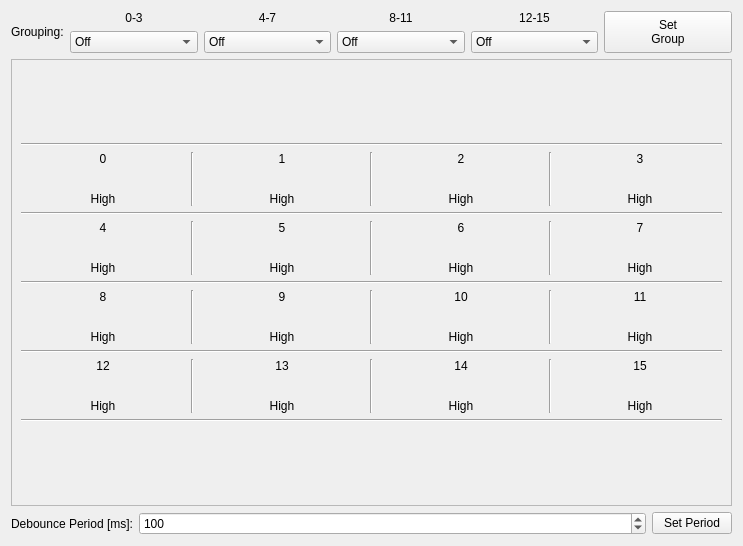
<?xml version="1.0" encoding="UTF-8"?>
<ui version="4.0">
 <class>IndustrialDigitalIn4</class>
 <widget class="QWidget" name="IndustrialDigitalIn4">
  <property name="geometry">
   <rect>
    <x>0</x>
    <y>0</y>
    <width>743</width>
    <height>546</height>
   </rect>
  </property>
  <property name="windowTitle">
   <string>Form</string>
  </property>
  <layout class="QVBoxLayout" name="verticalLayout">
   <item>
    <layout class="QHBoxLayout" name="horizontalLayout_2">
     <item>
      <widget class="QLabel" name="label">
       <property name="sizePolicy">
        <sizepolicy hsizetype="Fixed" vsizetype="Preferred">
         <horstretch>0</horstretch>
         <verstretch>0</verstretch>
        </sizepolicy>
       </property>
       <property name="text">
        <string>Grouping:</string>
       </property>
      </widget>
     </item>
     <item>
      <layout class="QVBoxLayout" name="verticalLayout_2">
       <item>
        <widget class="QLabel" name="label_2">
         <property name="text">
          <string>0-3</string>
         </property>
         <property name="alignment">
          <set>Qt::AlignCenter</set>
         </property>
        </widget>
       </item>
       <item>
        <widget class="QComboBox" name="group0">
         <item>
          <property name="text">
           <string>Off</string>
          </property>
         </item>
         <item>
          <property name="text">
           <string>Port A</string>
          </property>
         </item>
         <item>
          <property name="text">
           <string>Port B</string>
          </property>
         </item>
         <item>
          <property name="text">
           <string>Port C</string>
          </property>
         </item>
         <item>
          <property name="text">
           <string>Port D</string>
          </property>
         </item>
        </widget>
       </item>
      </layout>
     </item>
     <item>
      <layout class="QVBoxLayout" name="verticalLayout_3">
       <item>
        <widget class="QLabel" name="label_3">
         <property name="text">
          <string>4-7</string>
         </property>
         <property name="alignment">
          <set>Qt::AlignCenter</set>
         </property>
        </widget>
       </item>
       <item>
        <widget class="QComboBox" name="group1">
         <item>
          <property name="text">
           <string>Off</string>
          </property>
         </item>
         <item>
          <property name="text">
           <string>Port A</string>
          </property>
         </item>
         <item>
          <property name="text">
           <string>Port B</string>
          </property>
         </item>
         <item>
          <property name="text">
           <string>Port C</string>
          </property>
         </item>
         <item>
          <property name="text">
           <string>Port D</string>
          </property>
         </item>
        </widget>
       </item>
      </layout>
     </item>
     <item>
      <layout class="QVBoxLayout" name="verticalLayout_4">
       <item>
        <widget class="QLabel" name="label_4">
         <property name="text">
          <string>8-11</string>
         </property>
         <property name="alignment">
          <set>Qt::AlignCenter</set>
         </property>
        </widget>
       </item>
       <item>
        <widget class="QComboBox" name="group2">
         <item>
          <property name="text">
           <string>Off</string>
          </property>
         </item>
         <item>
          <property name="text">
           <string>Port A</string>
          </property>
         </item>
         <item>
          <property name="text">
           <string>Port B</string>
          </property>
         </item>
         <item>
          <property name="text">
           <string>Port C</string>
          </property>
         </item>
         <item>
          <property name="text">
           <string>Port D</string>
          </property>
         </item>
        </widget>
       </item>
      </layout>
     </item>
     <item>
      <layout class="QVBoxLayout" name="verticalLayout_5">
       <item>
        <widget class="QLabel" name="label_5">
         <property name="text">
          <string>12-15</string>
         </property>
         <property name="alignment">
          <set>Qt::AlignCenter</set>
         </property>
        </widget>
       </item>
       <item>
        <widget class="QComboBox" name="group3">
         <item>
          <property name="text">
           <string>Off</string>
          </property>
         </item>
         <item>
          <property name="text">
           <string>Port A</string>
          </property>
         </item>
         <item>
          <property name="text">
           <string>Port B</string>
          </property>
         </item>
         <item>
          <property name="text">
           <string>Port C</string>
          </property>
         </item>
         <item>
          <property name="text">
           <string>Port D</string>
          </property>
         </item>
        </widget>
       </item>
      </layout>
     </item>
     <item>
      <widget class="QPushButton" name="set_group">
       <property name="sizePolicy">
        <sizepolicy hsizetype="Minimum" vsizetype="Minimum">
         <horstretch>0</horstretch>
         <verstretch>0</verstretch>
        </sizepolicy>
       </property>
       <property name="text">
        <string>Set
Group</string>
       </property>
      </widget>
     </item>
    </layout>
   </item>
   <item>
    <widget class="QScrollArea" name="scrollArea">
     <property name="widgetResizable">
      <bool>true</bool>
     </property>
     <widget class="QWidget" name="scrollAreaWidgetContents">
      <property name="geometry">
       <rect>
        <x>0</x>
        <y>0</y>
        <width>723</width>
        <height>431</height>
       </rect>
      </property>
      <layout class="QVBoxLayout" name="verticalLayout_22">
       <item>
        <spacer name="verticalSpacer">
         <property name="orientation">
          <enum>Qt::Vertical</enum>
         </property>
         <property name="sizeHint" stdset="0">
          <size>
           <width>20</width>
           <height>0</height>
          </size>
         </property>
        </spacer>
       </item>
       <item>
        <widget class="Line" name="line0">
         <property name="orientation">
          <enum>Qt::Horizontal</enum>
         </property>
        </widget>
       </item>
       <item>
        <layout class="QHBoxLayout" name="horizontalLayout_4">
         <item>
          <layout class="QVBoxLayout" name="verticalLayout_13">
           <item>
            <widget class="QLabel" name="b0_label">
             <property name="text">
              <string>0</string>
             </property>
             <property name="alignment">
              <set>Qt::AlignCenter</set>
             </property>
            </widget>
           </item>
           <item>
            <widget class="QLabel" name="b0_icon">
             <property name="text">
              <string/>
             </property>
             <property name="alignment">
              <set>Qt::AlignCenter</set>
             </property>
            </widget>
           </item>
           <item>
            <widget class="QLabel" name="b0">
             <property name="text">
              <string>High</string>
             </property>
             <property name="alignment">
              <set>Qt::AlignCenter</set>
             </property>
            </widget>
           </item>
          </layout>
         </item>
         <item>
          <widget class="Line" name="line0a">
           <property name="orientation">
            <enum>Qt::Vertical</enum>
           </property>
          </widget>
         </item>
         <item>
          <layout class="QVBoxLayout" name="verticalLayout_10">
           <item>
            <widget class="QLabel" name="b1_label">
             <property name="text">
              <string>1</string>
             </property>
             <property name="alignment">
              <set>Qt::AlignCenter</set>
             </property>
            </widget>
           </item>
           <item>
            <widget class="QLabel" name="b1_icon">
             <property name="text">
              <string/>
             </property>
             <property name="alignment">
              <set>Qt::AlignCenter</set>
             </property>
            </widget>
           </item>
           <item>
            <widget class="QLabel" name="b1">
             <property name="text">
              <string>High</string>
             </property>
             <property name="alignment">
              <set>Qt::AlignCenter</set>
             </property>
            </widget>
           </item>
          </layout>
         </item>
         <item>
          <widget class="Line" name="line0b">
           <property name="orientation">
            <enum>Qt::Vertical</enum>
           </property>
          </widget>
         </item>
         <item>
          <layout class="QVBoxLayout" name="verticalLayout_11">
           <item>
            <widget class="QLabel" name="b2_label">
             <property name="text">
              <string>2</string>
             </property>
             <property name="alignment">
              <set>Qt::AlignCenter</set>
             </property>
            </widget>
           </item>
           <item>
            <widget class="QLabel" name="b2_icon">
             <property name="text">
              <string/>
             </property>
             <property name="alignment">
              <set>Qt::AlignCenter</set>
             </property>
            </widget>
           </item>
           <item>
            <widget class="QLabel" name="b2">
             <property name="text">
              <string>High</string>
             </property>
             <property name="alignment">
              <set>Qt::AlignCenter</set>
             </property>
            </widget>
           </item>
          </layout>
         </item>
         <item>
          <widget class="Line" name="line0c">
           <property name="orientation">
            <enum>Qt::Vertical</enum>
           </property>
          </widget>
         </item>
         <item>
          <layout class="QVBoxLayout" name="verticalLayout_12">
           <item>
            <widget class="QLabel" name="b3_label">
             <property name="text">
              <string>3</string>
             </property>
             <property name="alignment">
              <set>Qt::AlignCenter</set>
             </property>
            </widget>
           </item>
           <item>
            <widget class="QLabel" name="b3_icon">
             <property name="text">
              <string/>
             </property>
             <property name="alignment">
              <set>Qt::AlignCenter</set>
             </property>
            </widget>
           </item>
           <item>
            <widget class="QLabel" name="b3">
             <property name="text">
              <string>High</string>
             </property>
             <property name="alignment">
              <set>Qt::AlignCenter</set>
             </property>
            </widget>
           </item>
          </layout>
         </item>
        </layout>
       </item>
       <item>
        <widget class="Line" name="line1">
         <property name="orientation">
          <enum>Qt::Horizontal</enum>
         </property>
        </widget>
       </item>
       <item>
        <layout class="QHBoxLayout" name="horizontalLayout">
         <item>
          <layout class="QVBoxLayout" name="verticalLayout_6">
           <item>
            <widget class="QLabel" name="b4_label">
             <property name="text">
              <string>4</string>
             </property>
             <property name="alignment">
              <set>Qt::AlignCenter</set>
             </property>
            </widget>
           </item>
           <item>
            <widget class="QLabel" name="b4_icon">
             <property name="text">
              <string/>
             </property>
             <property name="alignment">
              <set>Qt::AlignCenter</set>
             </property>
            </widget>
           </item>
           <item>
            <widget class="QLabel" name="b4">
             <property name="text">
              <string>High</string>
             </property>
             <property name="alignment">
              <set>Qt::AlignCenter</set>
             </property>
            </widget>
           </item>
          </layout>
         </item>
         <item>
          <widget class="Line" name="line1a">
           <property name="orientation">
            <enum>Qt::Vertical</enum>
           </property>
          </widget>
         </item>
         <item>
          <layout class="QVBoxLayout" name="verticalLayout_7">
           <item>
            <widget class="QLabel" name="b5_label">
             <property name="text">
              <string>5</string>
             </property>
             <property name="alignment">
              <set>Qt::AlignCenter</set>
             </property>
            </widget>
           </item>
           <item>
            <widget class="QLabel" name="b5_icon">
             <property name="text">
              <string/>
             </property>
             <property name="alignment">
              <set>Qt::AlignCenter</set>
             </property>
            </widget>
           </item>
           <item>
            <widget class="QLabel" name="b5">
             <property name="text">
              <string>High</string>
             </property>
             <property name="alignment">
              <set>Qt::AlignCenter</set>
             </property>
            </widget>
           </item>
          </layout>
         </item>
         <item>
          <widget class="Line" name="line1b">
           <property name="orientation">
            <enum>Qt::Vertical</enum>
           </property>
          </widget>
         </item>
         <item>
          <layout class="QVBoxLayout" name="verticalLayout_8">
           <item>
            <widget class="QLabel" name="b6_label">
             <property name="text">
              <string>6</string>
             </property>
             <property name="alignment">
              <set>Qt::AlignCenter</set>
             </property>
            </widget>
           </item>
           <item>
            <widget class="QLabel" name="b6_icon">
             <property name="text">
              <string/>
             </property>
             <property name="alignment">
              <set>Qt::AlignCenter</set>
             </property>
            </widget>
           </item>
           <item>
            <widget class="QLabel" name="b6">
             <property name="text">
              <string>High</string>
             </property>
             <property name="alignment">
              <set>Qt::AlignCenter</set>
             </property>
            </widget>
           </item>
          </layout>
         </item>
         <item>
          <widget class="Line" name="line1c">
           <property name="orientation">
            <enum>Qt::Vertical</enum>
           </property>
          </widget>
         </item>
         <item>
          <layout class="QVBoxLayout" name="verticalLayout_9">
           <item>
            <widget class="QLabel" name="b7_label">
             <property name="text">
              <string>7</string>
             </property>
             <property name="alignment">
              <set>Qt::AlignCenter</set>
             </property>
            </widget>
           </item>
           <item>
            <widget class="QLabel" name="b7_icon">
             <property name="text">
              <string/>
             </property>
             <property name="alignment">
              <set>Qt::AlignCenter</set>
             </property>
            </widget>
           </item>
           <item>
            <widget class="QLabel" name="b7">
             <property name="text">
              <string>High</string>
             </property>
             <property name="alignment">
              <set>Qt::AlignCenter</set>
             </property>
            </widget>
           </item>
          </layout>
         </item>
        </layout>
       </item>
       <item>
        <widget class="Line" name="line2">
         <property name="orientation">
          <enum>Qt::Horizontal</enum>
         </property>
        </widget>
       </item>
       <item>
        <layout class="QHBoxLayout" name="horizontalLayout_6">
         <item>
          <layout class="QVBoxLayout" name="verticalLayout_21">
           <item>
            <widget class="QLabel" name="b8_label">
             <property name="text">
              <string>8</string>
             </property>
             <property name="alignment">
              <set>Qt::AlignCenter</set>
             </property>
            </widget>
           </item>
           <item>
            <widget class="QLabel" name="b8_icon">
             <property name="text">
              <string/>
             </property>
             <property name="alignment">
              <set>Qt::AlignCenter</set>
             </property>
            </widget>
           </item>
           <item>
            <widget class="QLabel" name="b8">
             <property name="text">
              <string>High</string>
             </property>
             <property name="alignment">
              <set>Qt::AlignCenter</set>
             </property>
            </widget>
           </item>
          </layout>
         </item>
         <item>
          <widget class="Line" name="line2a">
           <property name="orientation">
            <enum>Qt::Vertical</enum>
           </property>
          </widget>
         </item>
         <item>
          <layout class="QVBoxLayout" name="verticalLayout_18">
           <item>
            <widget class="QLabel" name="b9_label">
             <property name="text">
              <string>9</string>
             </property>
             <property name="alignment">
              <set>Qt::AlignCenter</set>
             </property>
            </widget>
           </item>
           <item>
            <widget class="QLabel" name="b9_icon">
             <property name="text">
              <string/>
             </property>
             <property name="alignment">
              <set>Qt::AlignCenter</set>
             </property>
            </widget>
           </item>
           <item>
            <widget class="QLabel" name="b9">
             <property name="text">
              <string>High</string>
             </property>
             <property name="alignment">
              <set>Qt::AlignCenter</set>
             </property>
            </widget>
           </item>
          </layout>
         </item>
         <item>
          <widget class="Line" name="line2b">
           <property name="orientation">
            <enum>Qt::Vertical</enum>
           </property>
          </widget>
         </item>
         <item>
          <layout class="QVBoxLayout" name="verticalLayout_19">
           <item>
            <widget class="QLabel" name="b10_label">
             <property name="text">
              <string>10</string>
             </property>
             <property name="alignment">
              <set>Qt::AlignCenter</set>
             </property>
            </widget>
           </item>
           <item>
            <widget class="QLabel" name="b10_icon">
             <property name="text">
              <string/>
             </property>
             <property name="alignment">
              <set>Qt::AlignCenter</set>
             </property>
            </widget>
           </item>
           <item>
            <widget class="QLabel" name="b10">
             <property name="text">
              <string>High</string>
             </property>
             <property name="alignment">
              <set>Qt::AlignCenter</set>
             </property>
            </widget>
           </item>
          </layout>
         </item>
         <item>
          <widget class="Line" name="line2c">
           <property name="orientation">
            <enum>Qt::Vertical</enum>
           </property>
          </widget>
         </item>
         <item>
          <layout class="QVBoxLayout" name="verticalLayout_20">
           <item>
            <widget class="QLabel" name="b11_label">
             <property name="text">
              <string>11</string>
             </property>
             <property name="alignment">
              <set>Qt::AlignCenter</set>
             </property>
            </widget>
           </item>
           <item>
            <widget class="QLabel" name="b11_icon">
             <property name="text">
              <string/>
             </property>
             <property name="alignment">
              <set>Qt::AlignCenter</set>
             </property>
            </widget>
           </item>
           <item>
            <widget class="QLabel" name="b11">
             <property name="text">
              <string>High</string>
             </property>
             <property name="alignment">
              <set>Qt::AlignCenter</set>
             </property>
            </widget>
           </item>
          </layout>
         </item>
        </layout>
       </item>
       <item>
        <widget class="Line" name="line3">
         <property name="orientation">
          <enum>Qt::Horizontal</enum>
         </property>
        </widget>
       </item>
       <item>
        <layout class="QHBoxLayout" name="horizontalLayout_5">
         <item>
          <layout class="QVBoxLayout" name="verticalLayout_17">
           <item>
            <widget class="QLabel" name="b12_label">
             <property name="text">
              <string>12</string>
             </property>
             <property name="alignment">
              <set>Qt::AlignCenter</set>
             </property>
            </widget>
           </item>
           <item>
            <widget class="QLabel" name="b12_icon">
             <property name="text">
              <string/>
             </property>
             <property name="alignment">
              <set>Qt::AlignCenter</set>
             </property>
            </widget>
           </item>
           <item>
            <widget class="QLabel" name="b12">
             <property name="text">
              <string>High</string>
             </property>
             <property name="alignment">
              <set>Qt::AlignCenter</set>
             </property>
            </widget>
           </item>
          </layout>
         </item>
         <item>
          <widget class="Line" name="line3a">
           <property name="orientation">
            <enum>Qt::Vertical</enum>
           </property>
          </widget>
         </item>
         <item>
          <layout class="QVBoxLayout" name="verticalLayout_14">
           <item>
            <widget class="QLabel" name="b13_label">
             <property name="text">
              <string>13</string>
             </property>
             <property name="alignment">
              <set>Qt::AlignCenter</set>
             </property>
            </widget>
           </item>
           <item>
            <widget class="QLabel" name="b13_icon">
             <property name="text">
              <string/>
             </property>
             <property name="alignment">
              <set>Qt::AlignCenter</set>
             </property>
            </widget>
           </item>
           <item>
            <widget class="QLabel" name="b13">
             <property name="text">
              <string>High</string>
             </property>
             <property name="alignment">
              <set>Qt::AlignCenter</set>
             </property>
            </widget>
           </item>
          </layout>
         </item>
         <item>
          <widget class="Line" name="line3b">
           <property name="orientation">
            <enum>Qt::Vertical</enum>
           </property>
          </widget>
         </item>
         <item>
          <layout class="QVBoxLayout" name="verticalLayout_15">
           <item>
            <widget class="QLabel" name="b14_label">
             <property name="text">
              <string>14</string>
             </property>
             <property name="alignment">
              <set>Qt::AlignCenter</set>
             </property>
            </widget>
           </item>
           <item>
            <widget class="QLabel" name="b14_icon">
             <property name="text">
              <string/>
             </property>
             <property name="alignment">
              <set>Qt::AlignCenter</set>
             </property>
            </widget>
           </item>
           <item>
            <widget class="QLabel" name="b14">
             <property name="text">
              <string>High</string>
             </property>
             <property name="alignment">
              <set>Qt::AlignCenter</set>
             </property>
            </widget>
           </item>
          </layout>
         </item>
         <item>
          <widget class="Line" name="line3c">
           <property name="orientation">
            <enum>Qt::Vertical</enum>
           </property>
          </widget>
         </item>
         <item>
          <layout class="QVBoxLayout" name="verticalLayout_16">
           <item>
            <widget class="QLabel" name="b15_label">
             <property name="text">
              <string>15</string>
             </property>
             <property name="alignment">
              <set>Qt::AlignCenter</set>
             </property>
            </widget>
           </item>
           <item>
            <widget class="QLabel" name="b15_icon">
             <property name="text">
              <string/>
             </property>
             <property name="alignment">
              <set>Qt::AlignCenter</set>
             </property>
            </widget>
           </item>
           <item>
            <widget class="QLabel" name="b15">
             <property name="text">
              <string>High</string>
             </property>
             <property name="alignment">
              <set>Qt::AlignCenter</set>
             </property>
            </widget>
           </item>
          </layout>
         </item>
        </layout>
       </item>
       <item>
        <widget class="Line" name="line_8">
         <property name="orientation">
          <enum>Qt::Horizontal</enum>
         </property>
        </widget>
       </item>
       <item>
        <spacer name="verticalSpacer_2">
         <property name="orientation">
          <enum>Qt::Vertical</enum>
         </property>
         <property name="sizeHint" stdset="0">
          <size>
           <width>20</width>
           <height>0</height>
          </size>
         </property>
        </spacer>
       </item>
      </layout>
     </widget>
    </widget>
   </item>
   <item>
    <layout class="QHBoxLayout" name="horizontalLayout_3" stretch="0,1,0">
     <item>
      <widget class="QLabel" name="debounce_label1">
       <property name="text">
        <string>Debounce Period [ms]:</string>
       </property>
      </widget>
     </item>
     <item>
      <widget class="QSpinBox" name="debounce_time">
       <property name="maximum">
        <number>2147483647</number>
       </property>
       <property name="value">
        <number>100</number>
       </property>
      </widget>
     </item>
     <item>
      <widget class="QPushButton" name="debounce_go">
       <property name="text">
        <string>Set Period</string>
       </property>
      </widget>
     </item>
    </layout>
   </item>
  </layout>
 </widget>
 <resources/>
 <connections/>
</ui>
